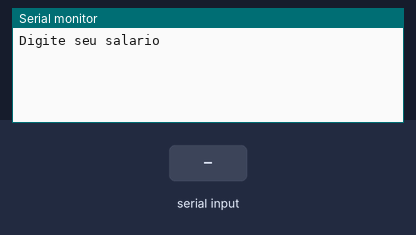
Bench run of a sketch on a simulated Arduino Uno, built with avr-gcc and run on an emulated ATmega328P. Shown: the last lines printed to the serial monitor. The test bench sets the inputs (shaded band).

Above: at 1.2 s.
1.3 s: "90,45\n" received over Serial
At 1.8 s:
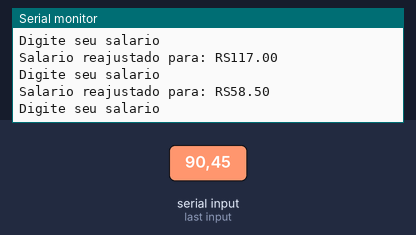
2.8 s: "30,150\n" received over Serial
At 4.5 s:
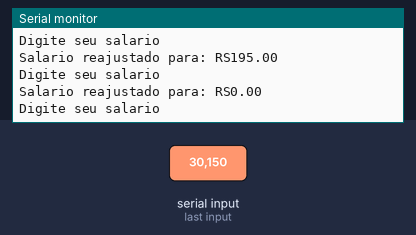
Timing chart, 0 to 6.0 s (numbered marks = the images above; inputs shaded):
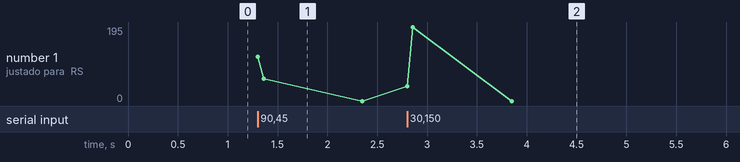

Measured:
- after the input at 1.3 s, the serial monitor: prints a new line at once (image 1)
- after the input at 2.8 s, the serial monitor: prints a new line at once (image 2)

The sketch:

lopal_ex091.ino
```cpp
/*
  Uma empresa decide dar aumento de 30% aos funcionários cujo salário é
inferior a 500 reais. Escreva um programa que receba o salário de um
funcionário e imprima o valor do salário reajustado ou uma mensagem caso o
funcionário não tenha direito a aumento.


*/
//C++ code
//variaveis
float salario;
void setup()
{
 Serial.begin(9600);
}

void loop()
{
 Serial.println("Digite seu salario");
  while(!Serial.available());
  salario = Serial.parseFloat(); //guarda a resposta do usuario

  //processamento

  if(salario < 500){
  salario = salario * 1.3;
  Serial.println("Salario reajustado para: RS" + String(salario));
  } else {
    Serial.println("o funcionario nao temha direito ao aumento");
  }
}
  
```
